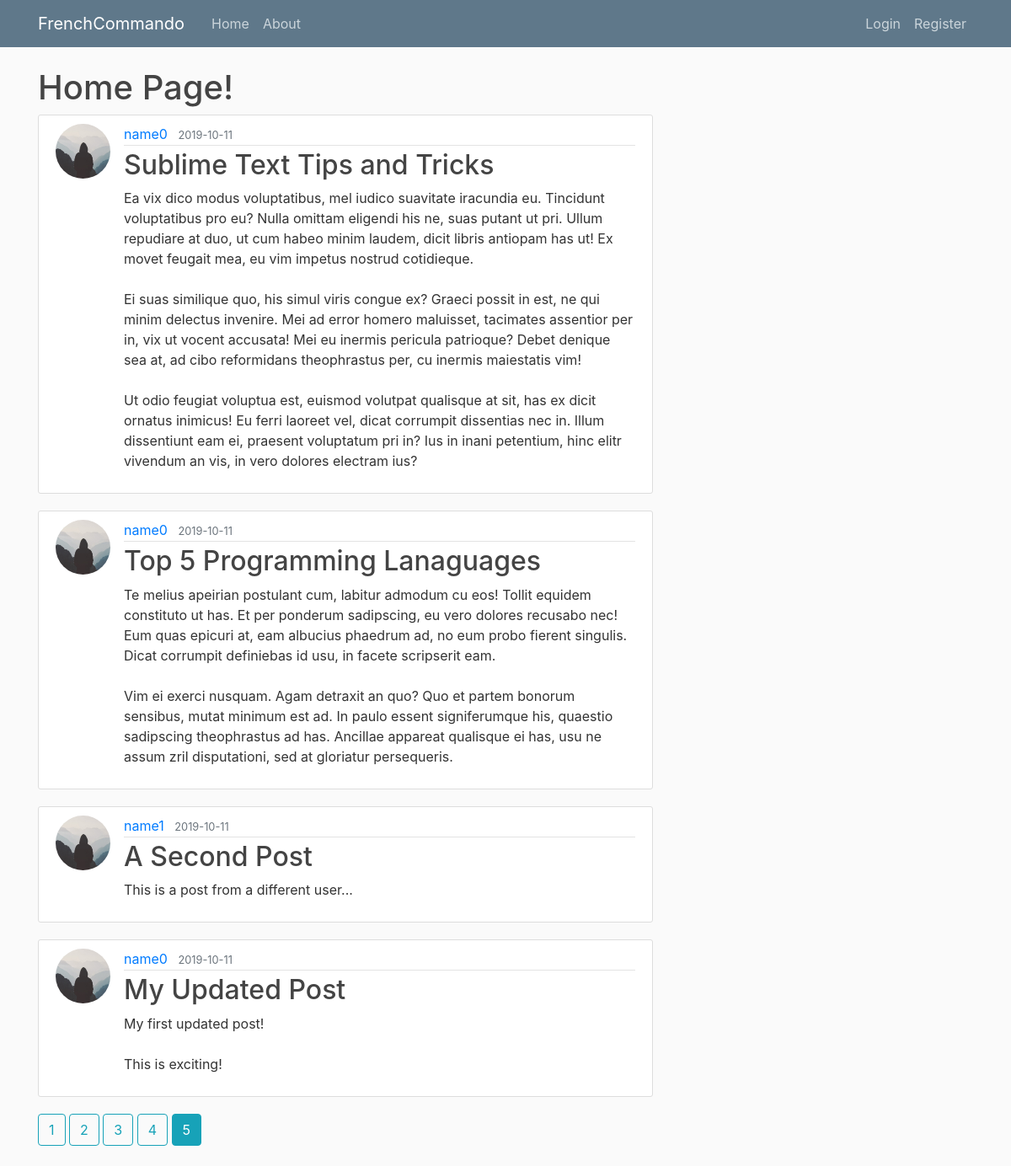
/home?page=5, run on the app's committed database.
### flaskblog/models.py (models this page shows, shortened)
class Post(db.Model):
    id = db.Column(db.Integer, primary_key=True)
    title = db.Column(db.String(100), nullable=False)
    date_posted = db.Column(db.DateTime, nullable=False, default=datetime.utcnow)
    content = db.Column(db.Text, nullable=False)
    user_id = db.Column(db.Integer, db.ForeignKey('user.id'), nullable=False)

class User(db.Model, UserMixin):
    id = db.Column(db.Integer, primary_key=True)
    username = db.Column(db.String(20), unique=True, nullable=False)
    email = db.Column(db.String(120), unique=True, nullable=False)
    image_file = db.Column(db.String(20), nullable=False, default='default.jpg')
    password = db.Column(db.String(60), nullable=False)
    posts = db.relationship('Post', backref='author', lazy=True)

### flaskblog/main/routes.py (the view)
@main.route("/")
@main.route("/home")
def home():
    page = request.args.get('page', 1, type=int)
    posts = Post.query.order_by(Post.date_posted.desc()).paginate(page=page, per_page=5)
    return render_template('home.html', posts=posts)

### flaskblog/templates/home.html
{% extends "layout.html" %}
{% block content %}
    <h1>Home Page!</h1>
    {% for post in posts.items %}
      <article class="media content-section">
        <img class="rounded-circle article-img" src="{{ url_for('static', filename='profile_pics/' + post.author.image_file) }}" alt="">
        <div class="media-body">
          <div class="article-metadata">
            <a class="mr-2" href="{{ url_for('users.user_posts', username=post.author.username) }}">{{ post.author.username }}</a>
            <small class="text-muted">{{ post.date_posted.strftime('%Y-%m-%d') }}</small>
          </div>
          <h2><a class="article-title" href="{{ url_for('posts.post', post_id=post.id) }}">{{ post.title }}</a></h2>
          <p class="article-content">{{ post.content }}</p>
        </div>
      </article>
    {% endfor%}
    {% for page_num in posts.iter_pages(left_edge=1, right_edge=1, left_current=3, right_current=4) %}
      {% if page_num %}
        {% if posts.page == page_num %}
          <a class="btn btn-info mb-4" href="{{ url_for('main.home', page=page_num) }}">{{ page_num }}</a>
        {% else %}
          <a class="btn btn-outline-info mb-4" href="{{ url_for('main.home', page=page_num) }}">{{ page_num }}</a>
        {% endif %}
      {% else %}
        ...
      {% endif %}
    {% endfor %}
{% endblock content %}

### flaskblog/static/main.css (style rules this page uses)
body { background: #fafafa; color: #333333; margin-top: 5rem; }
h1, h2, h3, h4, h5, h6 { color: #444444; }
.content-section { background: #ffffff; padding: 10px 20px; border: 1px solid #dddddd; border-radius: 3px; margin-bottom: 20px; }
.article-title { color: #444444; }
.article-content { white-space: pre-line; }
.article-img { height: 65px; width: 65px; margin-right: 16px; }
.article-metadata { padding-bottom: 1px; margin-bottom: 4px; border-bottom: 1px solid #e3e3e3 }

### data on the page
Post: image_file (placeholder picture), author.username "name0", date_posted "2019-10-11", title "Sublime Text Tips and Tricks", content "Ea vix dico modus voluptatibus, mel iudico suavitate iracundia eu. Tincidunt voluptatibus pro eu? Nulla omittam eligendi his ne, suas putant ut pri. Ullum repudiare at duo, ut cum habeo minim laudem, dicit libris antiopam has ut! Ex movet feugait mea, eu vim impetus nostrud cotidieque. Ei suas similique quo, his simul viris congue ex? Graeci possit in est, ne qui minim delectus invenire. Mei ad error homero maluisset, tacimates assentior per in, vix ut vocent accusata! Mei eu inermis pericula patrioque? Debet denique sea at, ad cibo reformidans theophrastus per, cu inermis maiestatis vim! Ut odio feugiat voluptua est, euismod volutpat qualisque at sit, has ex dicit ornatus inimicus! Eu…"
Post: image_file (placeholder picture), author.username "name0", date_posted "2019-10-11", title "Top 5 Programming Lanaguages", content "Te melius apeirian postulant cum, labitur admodum cu eos! Tollit equidem constituto ut has. Et per ponderum sadipscing, eu vero dolores recusabo nec! Eum quas epicuri at, eam albucius phaedrum ad, no eum probo fierent singulis. Dicat corrumpit definiebas id usu, in facete scripserit eam. Vim ei exerci nusquam. Agam detraxit an quo? Quo et partem bonorum sensibus, mutat minimum est ad. In paulo essent signiferumque his, quaestio sadipscing theophrastus ad has. Ancillae appareat qualisque ei has, usu ne assum zril disputationi, sed at gloriatur persequeris."
Post: image_file (placeholder picture), author.username "name1", date_posted "2019-10-11", title "A Second Post", content "This is a post from a different user..."
Post: image_file (placeholder picture), author.username "name0", date_posted "2019-10-11", title "My Updated Post", content "My first updated post! This is exciting!"

### other printed values
{{ page_num }} "1" "2" "3" "4"
{{ page_num }} "5"
